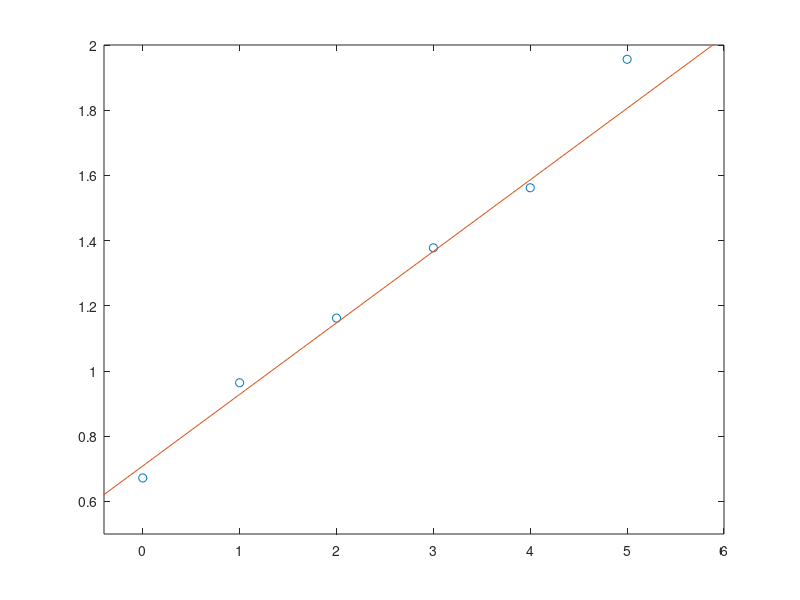

This figure's MATLAB source:
close all
clc

x = [0 1 2 3 4 5];
y_px = [237 340 410 486 551 690];
pixel_size =  0.002835;
y = y_px * pixel_size;

P = polyfit(x(1:end-1), y(1:end-1), 1);
P_bad = polyfit(x, y, 1);

std = norm((y(1:end-1) - polyval(P, x(1:end-1))))/5
err_precent = std/2/NA

plot(x, y, 'o')
hold on
plot(-1:1:6, (-1:1:6) * P(1) + P(2))
%plot(x, x * P_bad(1) + P_bad(2))
axis([-0.4 6 0.5 2])

NA = P(1)/2